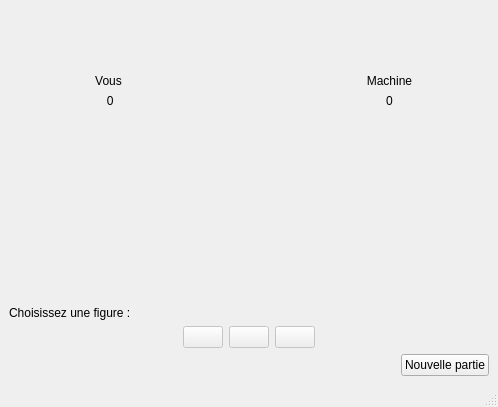
<?xml version="1.0" encoding="UTF-8"?>
<ui version="4.0">
 <class>ChifoumiVue</class>
 <widget class="QMainWindow" name="ChifoumiVue">
  <property name="geometry">
   <rect>
    <x>0</x>
    <y>0</y>
    <width>498</width>
    <height>407</height>
   </rect>
  </property>
  <property name="windowTitle">
   <string>ChifoumiVue</string>
  </property>
  <widget class="QWidget" name="centralwidget">
   <layout class="QHBoxLayout" name="horizontalLayout">
    <item>
     <layout class="QVBoxLayout" name="layoutPrincipal">
      <item>
       <layout class="QHBoxLayout" name="layoutVersus">
        <item>
         <spacer name="horizontalSpacer_7">
          <property name="orientation">
           <enum>Qt::Horizontal</enum>
          </property>
          <property name="sizeHint" stdset="0">
           <size>
            <width>40</width>
            <height>20</height>
           </size>
          </property>
         </spacer>
        </item>
        <item>
         <layout class="QVBoxLayout" name="layoutJoueur">
          <item>
           <spacer name="verticalSpacer">
            <property name="orientation">
             <enum>Qt::Vertical</enum>
            </property>
            <property name="sizeHint" stdset="0">
             <size>
              <width>20</width>
              <height>40</height>
             </size>
            </property>
           </spacer>
          </item>
          <item>
           <widget class="QLabel" name="lNomJoueur">
            <property name="text">
             <string>Vous</string>
            </property>
            <property name="alignment">
             <set>Qt::AlignCenter</set>
            </property>
           </widget>
          </item>
          <item>
           <widget class="QLabel" name="lScoreJoueur">
            <property name="text">
             <string> 0</string>
            </property>
            <property name="alignment">
             <set>Qt::AlignCenter</set>
            </property>
           </widget>
          </item>
          <item>
           <widget class="QLabel" name="lChoixJoueur">
            <property name="minimumSize">
             <size>
              <width>115</width>
              <height>115</height>
             </size>
            </property>
            <property name="maximumSize">
             <size>
              <width>115</width>
              <height>115</height>
             </size>
            </property>
            <property name="text">
             <string/>
            </property>
            <property name="pixmap">
             <pixmap resource="ressourcesChifoumi.qrc">:/chifoumi/images/rien_115.png</pixmap>
            </property>
            <property name="scaledContents">
             <bool>true</bool>
            </property>
           </widget>
          </item>
          <item>
           <spacer name="verticalSpacer_3">
            <property name="orientation">
             <enum>Qt::Vertical</enum>
            </property>
            <property name="sizeHint" stdset="0">
             <size>
              <width>20</width>
              <height>40</height>
             </size>
            </property>
           </spacer>
          </item>
         </layout>
        </item>
        <item>
         <spacer name="horizontalSpacer_5">
          <property name="orientation">
           <enum>Qt::Horizontal</enum>
          </property>
          <property name="sizeHint" stdset="0">
           <size>
            <width>40</width>
            <height>20</height>
           </size>
          </property>
         </spacer>
        </item>
        <item>
         <widget class="QLabel" name="lVersus">
          <property name="minimumSize">
           <size>
            <width>70</width>
            <height>70</height>
           </size>
          </property>
          <property name="maximumSize">
           <size>
            <width>70</width>
            <height>70</height>
           </size>
          </property>
          <property name="text">
           <string/>
          </property>
          <property name="pixmap">
           <pixmap resource="ressourcesChifoumi.qrc">:/chifoumi/images/versus_70.png</pixmap>
          </property>
         </widget>
        </item>
        <item>
         <spacer name="horizontalSpacer_6">
          <property name="orientation">
           <enum>Qt::Horizontal</enum>
          </property>
          <property name="sizeHint" stdset="0">
           <size>
            <width>40</width>
            <height>20</height>
           </size>
          </property>
         </spacer>
        </item>
        <item>
         <layout class="QVBoxLayout" name="layoutMachine">
          <item>
           <spacer name="verticalSpacer_2">
            <property name="orientation">
             <enum>Qt::Vertical</enum>
            </property>
            <property name="sizeHint" stdset="0">
             <size>
              <width>20</width>
              <height>40</height>
             </size>
            </property>
           </spacer>
          </item>
          <item>
           <widget class="QLabel" name="lNomMachine">
            <property name="text">
             <string>Machine</string>
            </property>
            <property name="alignment">
             <set>Qt::AlignCenter</set>
            </property>
            <property name="margin">
             <number>0</number>
            </property>
           </widget>
          </item>
          <item>
           <widget class="QLabel" name="lScoreMachine">
            <property name="text">
             <string>0</string>
            </property>
            <property name="alignment">
             <set>Qt::AlignCenter</set>
            </property>
           </widget>
          </item>
          <item>
           <widget class="QLabel" name="lChoixMachine">
            <property name="minimumSize">
             <size>
              <width>115</width>
              <height>115</height>
             </size>
            </property>
            <property name="maximumSize">
             <size>
              <width>115</width>
              <height>115</height>
             </size>
            </property>
            <property name="text">
             <string/>
            </property>
            <property name="pixmap">
             <pixmap resource="ressourcesChifoumi.qrc">:/chifoumi/images/rien_115.png</pixmap>
            </property>
            <property name="scaledContents">
             <bool>true</bool>
            </property>
           </widget>
          </item>
          <item>
           <spacer name="verticalSpacer_4">
            <property name="orientation">
             <enum>Qt::Vertical</enum>
            </property>
            <property name="sizeHint" stdset="0">
             <size>
              <width>20</width>
              <height>40</height>
             </size>
            </property>
           </spacer>
          </item>
         </layout>
        </item>
        <item>
         <spacer name="horizontalSpacer_8">
          <property name="orientation">
           <enum>Qt::Horizontal</enum>
          </property>
          <property name="sizeHint" stdset="0">
           <size>
            <width>40</width>
            <height>20</height>
           </size>
          </property>
         </spacer>
        </item>
       </layout>
      </item>
      <item>
       <layout class="QHBoxLayout" name="layoutChoix">
        <item>
         <widget class="QLabel" name="lChoixFig">
          <property name="text">
           <string>Choisissez une figure :</string>
          </property>
          <property name="alignment">
           <set>Qt::AlignBottom|Qt::AlignLeading|Qt::AlignLeft</set>
          </property>
         </widget>
        </item>
        <item>
         <spacer name="horizontalSpacer">
          <property name="orientation">
           <enum>Qt::Horizontal</enum>
          </property>
          <property name="sizeHint" stdset="0">
           <size>
            <width>40</width>
            <height>20</height>
           </size>
          </property>
         </spacer>
        </item>
       </layout>
      </item>
      <item>
       <layout class="QHBoxLayout" name="layoutFigures">
        <item>
         <spacer name="horizontalSpacer_3">
          <property name="orientation">
           <enum>Qt::Horizontal</enum>
          </property>
          <property name="sizeHint" stdset="0">
           <size>
            <width>40</width>
            <height>20</height>
           </size>
          </property>
         </spacer>
        </item>
        <item>
         <widget class="QPushButton" name="bPierre">
          <property name="enabled">
           <bool>false</bool>
          </property>
          <property name="maximumSize">
           <size>
            <width>100</width>
            <height>100</height>
           </size>
          </property>
          <property name="cursor">
           <cursorShape>PointingHandCursor</cursorShape>
          </property>
          <property name="text">
           <string/>
          </property>
          <property name="icon">
           <iconset resource="ressourcesChifoumi.qrc">
            <normaloff>:/chifoumi/images/pierre_115.png</normaloff>:/chifoumi/images/pierre_115.png</iconset>
          </property>
          <property name="iconSize">
           <size>
            <width>100</width>
            <height>100</height>
           </size>
          </property>
         </widget>
        </item>
        <item>
         <widget class="QPushButton" name="bPapier">
          <property name="enabled">
           <bool>false</bool>
          </property>
          <property name="maximumSize">
           <size>
            <width>100</width>
            <height>100</height>
           </size>
          </property>
          <property name="cursor">
           <cursorShape>PointingHandCursor</cursorShape>
          </property>
          <property name="text">
           <string/>
          </property>
          <property name="icon">
           <iconset resource="ressourcesChifoumi.qrc">
            <normaloff>:/chifoumi/images/papier_115.png</normaloff>:/chifoumi/images/papier_115.png</iconset>
          </property>
          <property name="iconSize">
           <size>
            <width>100</width>
            <height>100</height>
           </size>
          </property>
         </widget>
        </item>
        <item>
         <widget class="QPushButton" name="bCiseaux">
          <property name="enabled">
           <bool>false</bool>
          </property>
          <property name="maximumSize">
           <size>
            <width>100</width>
            <height>100</height>
           </size>
          </property>
          <property name="cursor">
           <cursorShape>PointingHandCursor</cursorShape>
          </property>
          <property name="text">
           <string/>
          </property>
          <property name="icon">
           <iconset resource="ressourcesChifoumi.qrc">
            <normaloff>:/chifoumi/images/ciseau_115.png</normaloff>:/chifoumi/images/ciseau_115.png</iconset>
          </property>
          <property name="iconSize">
           <size>
            <width>100</width>
            <height>100</height>
           </size>
          </property>
         </widget>
        </item>
        <item>
         <spacer name="horizontalSpacer_4">
          <property name="orientation">
           <enum>Qt::Horizontal</enum>
          </property>
          <property name="sizeHint" stdset="0">
           <size>
            <width>40</width>
            <height>20</height>
           </size>
          </property>
         </spacer>
        </item>
       </layout>
      </item>
      <item>
       <layout class="QHBoxLayout" name="layoutPied">
        <item>
         <spacer name="horizontalSpacer_2">
          <property name="orientation">
           <enum>Qt::Horizontal</enum>
          </property>
          <property name="sizeHint" stdset="0">
           <size>
            <width>40</width>
            <height>20</height>
           </size>
          </property>
         </spacer>
        </item>
        <item>
         <widget class="QPushButton" name="bNouv">
          <property name="cursor">
           <cursorShape>PointingHandCursor</cursorShape>
          </property>
          <property name="text">
           <string>Nouvelle partie</string>
          </property>
         </widget>
        </item>
       </layout>
      </item>
     </layout>
    </item>
   </layout>
  </widget>
  <widget class="QMenuBar" name="menubar">
   <property name="geometry">
    <rect>
     <x>0</x>
     <y>0</y>
     <width>498</width>
     <height>20</height>
    </rect>
   </property>
  </widget>
  <widget class="QStatusBar" name="statusbar"/>
 </widget>
 <resources>
  <include location="ressourcesChifoumi.qrc"/>
 </resources>
 <connections/>
</ui>
